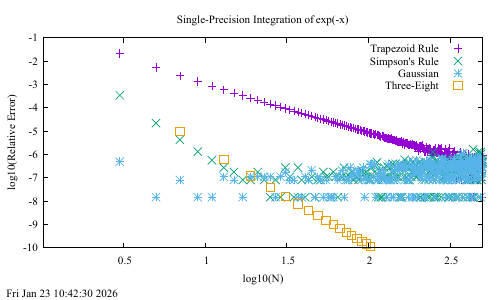

The script that saved this image:
f(x) = m*x+b
fit [0.5:2.25] f(x) "integ6.dat" using 1:6 via m, b


plot "integ2.dat" using 1:2 title 'Trapezoid Rule',\
"integ2.dat" using 1:3 title 'Simpson''s Rule',\
"integ2.dat" using 1:4 title 'Gaussian',\
"integ6.dat" using 1:6 title 'Three-Eight'

# set logscale

set xlabel 'log10(N)'
set ylabel 'log10(Relative Error)'
set title 'Single-Precision Integration of exp(-x)'

set xrange[0.01:2.7]
set yrange[-10:-1]

set timestamp

set key top right

set terminal pdfcairo enhanced color font "Times New Roman"
set out "graph_2e_E.pdf" 

replot
set output
unset output

print '3-8 Slope: ', m

quit
